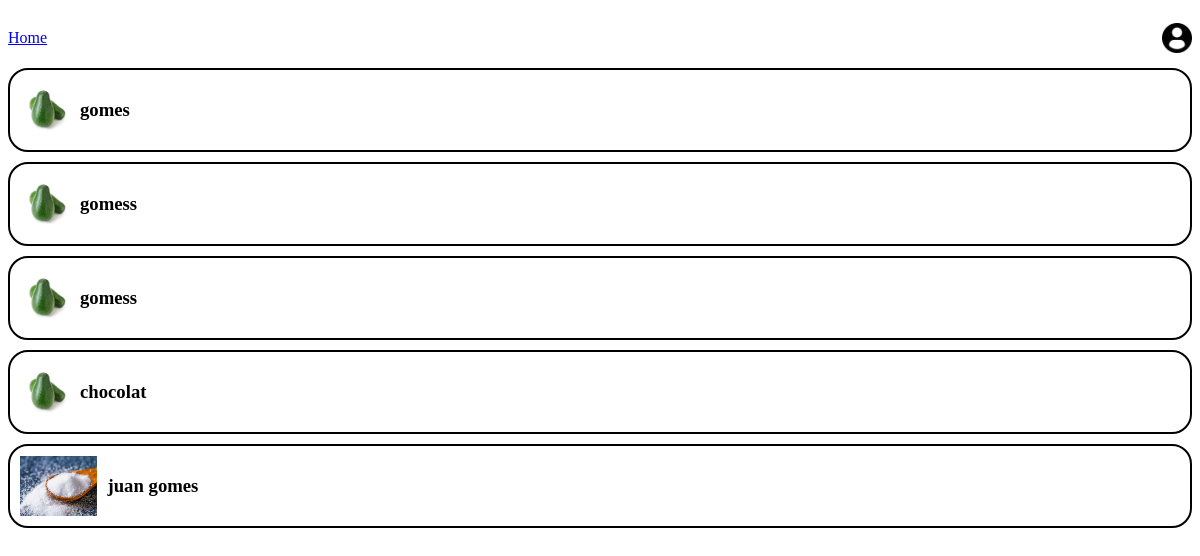
The page / on the database its author committed.
### tables this page shows
CREATE TABLE `recettes` (
  `id` int(11) NOT NULL,
  `nom` varchar(150) DEFAULT NULL,
  `categorie` varchar(50) DEFAULT NULL,
  `ingredients` longtext DEFAULT NULL,
  `description` longtext NOT NULL,
  `note` int(11) NOT NULL,
  `idproprietaire` int(11) DEFAULT NULL,
  `image` varchar(255) NOT NULL
);

### index.php (the view, shortened to what this page needs)
<?php require $_SERVER['DOCUMENT_ROOT'] . "/assets/components/head.php"  ?>
</head>
<body>
<?php require $_SERVER['DOCUMENT_ROOT'] . "/assets/components/header.php"  ?>
<div class="recettes">
    <?php
        require $_SERVER['DOCUMENT_ROOT'] .'/assets/sql/connexion.php';
        $requete = $conexion->prepare('SELECT * FROM recettes LIMIT 20 ;');
        $requete->execute();
        $recettes = $requete->fetchAll();
        foreach($recettes as $recette){
            ?>
            <a href="/assets/pages/details.php?id=<?php echo($recette["id"]) ?>" class="recette" >
                <img style="height: 60px; width: auto;"  src="<?php echo($recette["image"]) ?>" alt="">
                <div>
                    <h3><?php echo($recette["nom"]) ?></h3>
                </div>
            </a>
            <?php
        }
    ?>
</div>
</body>
</html>

### assets/components/head.php (shortened to what this page needs)
<!DOCTYPE html>
<html lang="fr">
<head>
    <link rel="stylesheet" href="/assets/css/style.css">

### assets/components/header.php (shortened to what this page needs)
<header>
    <nav>
        <div>
            <a href="/">Home</a>
        </div>
        <details>
            <summary style="">
                <img src="/assets/img/user.png" alt="" style="">
            </summary>
        </details>
    </nav>
</header>

### assets/css/style.css (style rules this page uses)
:root { height: 100vh; width: 100vw; overflow: hidden; --primary: white; --secondary: black; }
header nav { display: flex; flex-direction: row; align-items: center; justify-content: space-between; position: relative; width: 100%; min-height: 60px; height: min-content; }
header details { display: flex; align-items: end; justify-content: center; right: 0; text-align: center; }
header summary { all: unset; display: flex; align-items: center; justify-content: end; }
header summary img { height: 30px; width: 30px; }
.recettes { display:flex; flex-direction:column; gap: 10px; }
.recettes .recette { display:flex; flex-direction:row; border: 2px solid black; border-radius: 20px; padding: 10px; gap: 10px; text-decoration:none; color: black; }

### rows shown on the page
recettes: image (picture), nom "gomes"
recettes: image (picture), nom "gomess"
recettes: image (picture), nom "gomess"
recettes: image (picture), nom "chocolat"
recettes: image (picture), nom "juan gomes"
